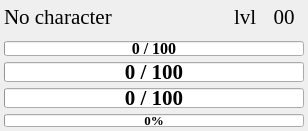
       <widget class="QWidget" name="verticalLayoutWidget_2">
        <layout class="QVBoxLayout" name="leftTopVLayout">
         <property name="spacing">
          <number>6</number>
         </property>
         <property name="sizeConstraint">
          <enum>QLayout::SetMinAndMaxSize</enum>
         </property>
         <property name="leftMargin">
          <number>4</number>
         </property>
         <property name="topMargin">
          <number>4</number>
         </property>
         <property name="rightMargin">
          <number>4</number>
         </property>
         <property name="bottomMargin">
          <number>4</number>
         </property>
         <item>
          <layout class="QHBoxLayout" name="charHeaderHLayout">
           <property name="spacing">
            <number>0</number>
           </property>
           <property name="sizeConstraint">
            <enum>QLayout::SetMinimumSize</enum>
           </property>
           <item>
            <widget class="QLabel" name="characterNameLabel">
             <property name="sizePolicy">
              <sizepolicy hsizetype="Expanding" vsizetype="Fixed">
               <horstretch>0</horstretch>
               <verstretch>0</verstretch>
              </sizepolicy>
             </property>
             <property name="minimumSize">
              <size>
               <width>0</width>
               <height>25</height>
              </size>
             </property>
             <property name="maximumSize">
              <size>
               <width>320</width>
               <height>25</height>
              </size>
             </property>
             <property name="font">
              <font>
               <family>Times New Roman</family>
               <pointsize>16</pointsize>
              </font>
             </property>
             <property name="text">
              <string>No character</string>
             </property>
            </widget>
           </item>
           <item>
            <widget class="QLabel" name="levelTextLabel">
             <property name="sizePolicy">
              <sizepolicy hsizetype="Fixed" vsizetype="Fixed">
               <horstretch>0</horstretch>
               <verstretch>0</verstretch>
              </sizepolicy>
             </property>
             <property name="minimumSize">
              <size>
               <width>30</width>
               <height>25</height>
              </size>
             </property>
             <property name="maximumSize">
              <size>
               <width>30</width>
               <height>25</height>
              </size>
             </property>
             <property name="font">
              <font>
               <family>Times New Roman</family>
               <pointsize>16</pointsize>
              </font>
             </property>
             <property name="text">
              <string>lvl</string>
             </property>
             <property name="alignment">
              <set>Qt::AlignLeading|Qt::AlignLeft|Qt::AlignVCenter</set>
             </property>
            </widget>
           </item>
           <item>
            <widget class="QLabel" name="characterLevelLabel">
             <property name="sizePolicy">
              <sizepolicy hsizetype="Fixed" vsizetype="Fixed">
               <horstretch>0</horstretch>
               <verstretch>0</verstretch>
              </sizepolicy>
             </property>
             <property name="minimumSize">
              <size>
               <width>40</width>
               <height>25</height>
              </size>
             </property>
             <property name="maximumSize">
              <size>
               <width>40</width>
               <height>25</height>
              </size>
             </property>
             <property name="font">
              <font>
               <family>Times New Roman</family>
               <pointsize>16</pointsize>
              </font>
             </property>
             <property name="text">
              <string>00</string>
             </property>
             <property name="alignment">
              <set>Qt::AlignCenter</set>
             </property>
            </widget>
           </item>
          </layout>
         </item>
         <item>
          <widget class="QLabel" name="characterTitleLabel">
           <property name="sizePolicy">
            <sizepolicy hsizetype="MinimumExpanding" vsizetype="Minimum">
             <horstretch>0</horstretch>
             <verstretch>0</verstretch>
            </sizepolicy>
           </property>
           <property name="maximumSize">
            <size>
             <width>400</width>
             <height>0</height>
            </size>
           </property>
           <property name="font">
            <font>
             <family>Times New Roman</family>
             <pointsize>14</pointsize>
            </font>
           </property>
           <property name="text">
            <string/>
           </property>
          </widget>
         </item>
         <item>
          <widget class="QProgressBar" name="characterCpBar">
           <property name="minimumSize">
            <size>
             <width>300</width>
             <height>15</height>
            </size>
           </property>
           <property name="maximumSize">
            <size>
             <width>400</width>
             <height>15</height>
            </size>
           </property>
           <property name="font">
            <font>
             <family>Times New Roman</family>
             <pointsize>12</pointsize>
             <bold>true</bold>
            </font>
           </property>
           <property name="value">
            <number>0</number>
           </property>
           <property name="alignment">
            <set>Qt::AlignCenter</set>
           </property>
           <property name="format">
            <string>%v / %m</string>
           </property>
          </widget>
         </item>
         <item>
          <widget class="QProgressBar" name="characterHpBar">
           <property name="minimumSize">
            <size>
             <width>300</width>
             <height>20</height>
            </size>
           </property>
           <property name="maximumSize">
            <size>
             <width>400</width>
             <height>20</height>
            </size>
           </property>
           <property name="font">
            <font>
             <family>Times New Roman</family>
             <pointsize>16</pointsize>
             <bold>true</bold>
            </font>
           </property>
           <property name="value">
            <number>0</number>
           </property>
           <property name="alignment">
            <set>Qt::AlignCenter</set>
           </property>
           <property name="format">
            <string>%v / %m</string>
           </property>
          </widget>
         </item>
         <item>
          <widget class="QProgressBar" name="characterMpBar">
           <property name="minimumSize">
            <size>
             <width>300</width>
             <height>20</height>
            </size>
           </property>
           <property name="maximumSize">
            <size>
             <width>400</width>
             <height>20</height>
            </size>
           </property>
           <property name="font">
            <font>
             <family>Times New Roman</family>
             <pointsize>16</pointsize>
             <bold>true</bold>
            </font>
           </property>
           <property name="value">
            <number>0</number>
           </property>
           <property name="alignment">
            <set>Qt::AlignCenter</set>
           </property>
           <property name="format">
            <string>%v / %m</string>
           </property>
          </widget>
         </item>
         <item>
          <widget class="QProgressBar" name="characterExpBar">
           <property name="minimumSize">
            <size>
             <width>300</width>
             <height>13</height>
            </size>
           </property>
           <property name="maximumSize">
            <size>
             <width>400</width>
             <height>13</height>
            </size>
           </property>
           <property name="font">
            <font>
             <family>Times New Roman</family>
             <pointsize>10</pointsize>
             <bold>true</bold>
            </font>
           </property>
           <property name="value">
            <number>0</number>
           </property>
           <property name="alignment">
            <set>Qt::AlignCenter</set>
           </property>
          </widget>
         </item>
        </layout>
       </widget>
